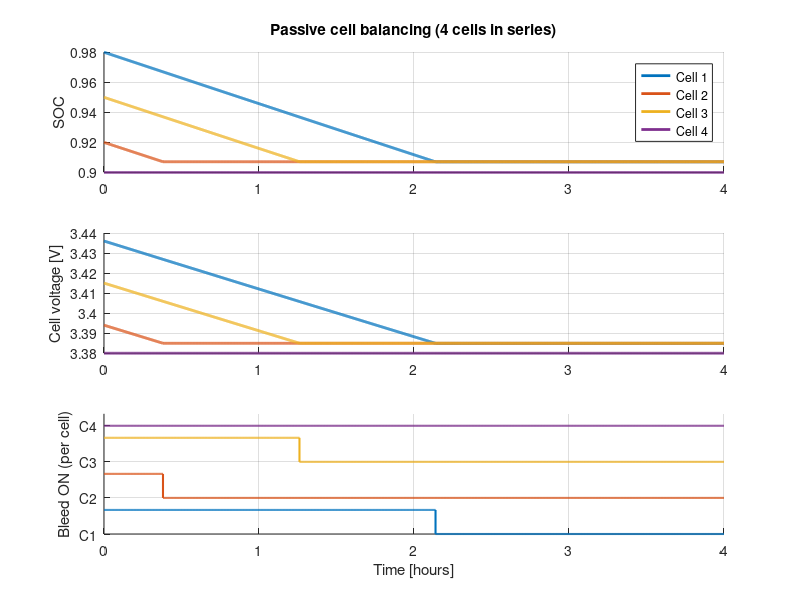

Reproduce this figure in MATLAB.
clear; clc; close all;

%% 1. PACK SETUP
nCells = 4;
Q   = 10*3600*ones(nCells,1);     % capacity per cell [A·s] (10 Ah demo cells)
soc = [0.98; 0.92; 0.95; 0.90];   % unbalanced starting SOC
dt  = 10;                         % time step [s]
t   = 0:dt:4*3600;                % 4 hours of resting/balancing
N   = length(t);

soc_tbl = [0 0.1 0.2 0.5 0.8 0.9 1.0];
ocv_tbl = [2.8 3.20 3.28 3.30 3.33 3.38 3.45];
OCV = @(s) interp1(soc_tbl, ocv_tbl, s, 'linear', 'extrap');

%% 2. BALANCING SETTINGS
Rb    = 10;       % bleed resistor [ohm]
dV_on = 0.005;    % bleed a cell if it is 5 mV above the lowest cell

%% 3. SIMULATION
SOC   = zeros(nCells, N);
V     = zeros(nCells, N);
bleed = zeros(nCells, N);
SOC(:,1) = soc;

for k = 1:N
    V(:,k)     = OCV(SOC(:,k));            % at rest, voltage = OCV
    Vmin       = min(V(:,k));              % lowest cell is the reference
    bleed(:,k) = (V(:,k) - Vmin) > dV_on;  % 1 = bleeding ON for that cell
    if k < N
        Ib = bleed(:,k) .* V(:,k) / Rb;            % bleed current [A]
        SOC(:,k+1) = SOC(:,k) - Ib*dt ./ Q;        % remove charge
    end
end

%% 4. RESULTS
spread0 = (max(SOC(:,1))   - min(SOC(:,1)))   * 100;
spreadF = (max(SOC(:,end)) - min(SOC(:,end))) * 100;
fprintf('SOC spread: %.1f %% -> %.1f %%\n', spread0, spreadF);
fprintf('Voltage spread: %.0f mV -> %.0f mV\n', ...
    (max(V(:,1))-min(V(:,1)))*1000, (max(V(:,end))-min(V(:,end)))*1000);

th = t/3600;
c = lines(nCells);
figure('Position',[100 100 900 750]);

subplot(3,1,1); hold on;
for i = 1:nCells, plot(th, SOC(i,:), 'Color', c(i,:), 'LineWidth', 2); end
grid on; ylabel('SOC'); title('Passive cell balancing (4 cells in series)');
legend('Cell 1','Cell 2','Cell 3','Cell 4');

subplot(3,1,2); hold on;
for i = 1:nCells, plot(th, V(i,:), 'Color', c(i,:), 'LineWidth', 2); end
grid on; ylabel('Cell voltage [V]');

subplot(3,1,3); hold on;
for i = 1:nCells
    stairs(th, bleed(i,:) + 1.5*(i-1), 'Color', c(i,:), 'LineWidth', 1.5);
end
grid on; ylabel('Bleed ON (per cell)'); xlabel('Time [hours]');
yticks(1.5*(0:nCells-1)); yticklabels({'C1','C2','C3','C4'});
